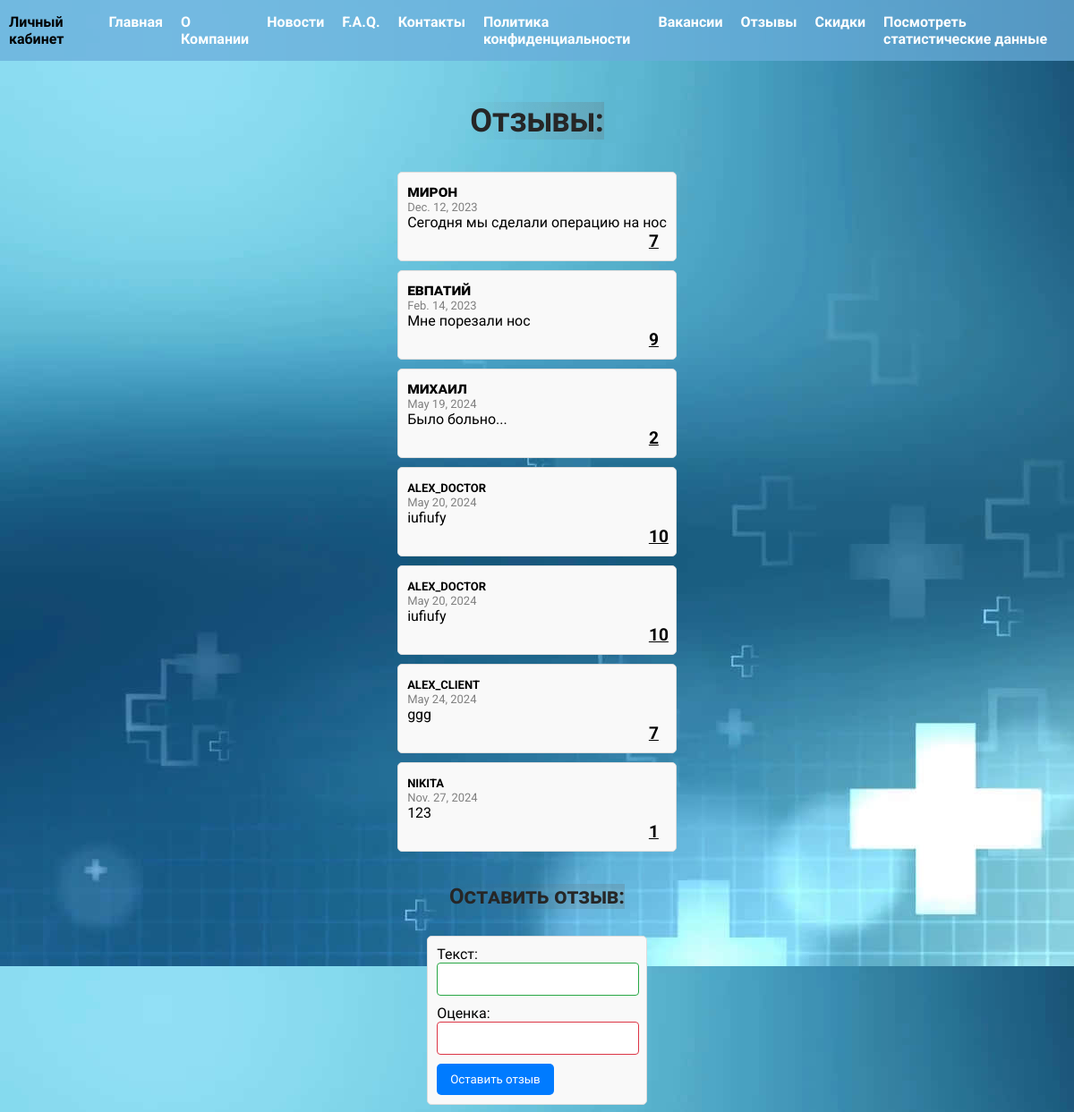
The app's page /myapp/reviews/ (signed in) with its own data.
### myapp/models.py (models this page shows)
class Review(models.Model):
    issuer_name = models.CharField(max_length=30)
    mark = models.IntegerField(
        validators=[
            MinValueValidator(1),
            MaxValueValidator(10)
        ])
    text = models.CharField(max_length=100)
    review_date = models.DateField(default=None)

### myapp/views.py (the view)
# urls.py: path('reviews/', views.reviewpage),
def reviewpage(request):
    reviews = Review.objects.all()
    data = {'reviews': reviews, 'user': request.user}
    return render(request, 'reviews.html', data)

### myapp/templates/reviews.html (shortened to what this page needs)
{% extends 'base.html' %}
{% block content %}
<div class="reviews">
    <h1>Отзывы:</h1>
    <ul>
        {% for review in reviews %}
        <li class="review-item">
            <div class="name">
                {{review.issuer_name}}
            </div>
            <div class="date">
                {{review.review_date}}
            </div>
            <div class="text">
                {{review.text}}
            </div>
            <div class="mark">
                {{review.mark}}
            </div>
        </li>
        {% endfor %}
    </ul>
    <h2> Оставить отзыв: </h2>
    {% if user.is_authenticated %}
    <form method="post" action="add/">
        Текст:
        <input type="text" name="text" required> <br />
        Оценка:
        <input type="number" name="mark" required max="10" min="1"><br />
        <button type="submit">Оставить отзыв</button>
    </form>
    {% else %}
    Отзывы доступны только зарегистрированым пользователям.
    <a href="/myapp/register">Регистрация</a>
    {% endif %}
</div>
{% endblock %}

### static/style.css (style rules this page uses)
* { font-family: 'Roboto', Arial, sans-serif; }
h1 { font-size: 36px; }
h1, h2, h3 { font-weight: bold; color: rgb(38, 38, 38); font-variant: small-caps; margin: 10px 0; text-align: center; }
body { background-image: url('background.jpg'); background-attachment: fixed; }
.index, .faq, .news, .about, .new, .contacts, .vacancies, .reviews, .coupons, .stats, .purchased, .login, .register, .account-client, .buy, .sales, .schedule { padding-top: 12vh; display: flex; flex-direction: column; align-items: center; justify-content: center; }
h1, h2, h3 { background: linear-gradient(70deg, rgba(255, 255, 255, 0), rgba(105, 105, 105, 0.247)); }
.reviews ul { list-style: none; padding-left: 0; }
.reviews .name { font-size: large; font-weight: bolder; font-variant-caps: all-small-caps; }
.reviews .date { font-size: small; color: gray; }
.reviews .text { text-align: justify; text-overflow: clip; }
.reviews .mark { text-decoration: underline; font-weight: bolder; font-size: larger; position: relative; left: calc(100% - 20px); }
.review-item { border: 1px solid #ddd; margin: 10px 0; padding: 10px; border-radius: 5px; background-color: #f9f9f9; }
.reviews form { margin-top: 20px; padding: 10px; border: 1px solid #ddd; border-radius: 5px; background-color: #f9f9f9; }
.reviews input[type="text"], .reviews input[type="number"] { width: calc(100% - 20px); padding: 10px; margin-bottom: 10px; border: 1px solid #bbb; border-radius: 4px; }
.reviews input:required { border-color: #28a745; }
.reviews input[type="number"]:invalid { border-color: #dc3545; }
.reviews button { background-color: #007bff; color: white; border: none; padding: 10px 15px; border-radius: 5px; cursor: none; }

### records on screen
Review: issuer_name "Мирон", review_date "Dec. 12, 2023", text "Сегодня мы сделали операцию на нос", mark "7"
Review: issuer_name "Евпатий", review_date "Feb. 14, 2023", text "Мне порезали нос", mark "9"
Review: issuer_name "Михаил", review_date "May 19, 2024", text "Было больно...", mark "2"
Review: issuer_name "alex_doctor", review_date "May 20, 2024", text "iufiufy", mark "10"
Review: issuer_name "alex_doctor", review_date "May 20, 2024", text "iufiufy", mark "10"
Review: issuer_name "alex_client", review_date "May 24, 2024", text "ggg", mark "7"
Review: issuer_name "nikita", review_date "Nov. 27, 2024", text "123", mark "1"
